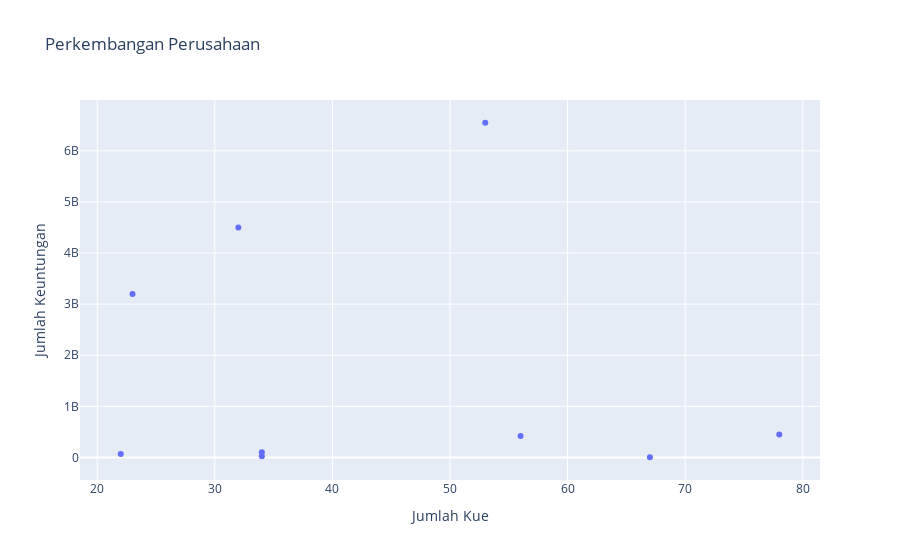

Notebook code for this chart:
### Markdown cell above
- Melihat Hubungan Antar Dua Kolom

### Code cell
visual = go.Figure()
visual.add_trace(go.Scatter(x = data_train['Jumlah Kue'], y = data_train['Keuntungan'], mode='markers'))
visual.update_layout(title = "Perkembangan Perusahaan",
                     xaxis_title = 'Jumlah Kue',
                     yaxis_title = 'Jumlah Keuntungan')

visual.show()

### Figure 1 — Plotly figure (JSON) as saved in the notebook; plotly's stock layout.template omitted (floating-point values rounded to 4 significant figures)
{"data": [{"mode": "markers", "type": "scatter", "x": [34, 22, 53, 67, 32, 78, 34, 23, 56], "y": [100000000, 66000000, 6550000000, 4000000, 4500000000, 450000000, 23000000, 3200000000, 420000000]}], "layout": {"title": {"text": "Perkembangan Perusahaan"}, "xaxis": {"title": {"text": "Jumlah Kue"}}, "yaxis": {"title": {"text": "Jumlah Keuntungan"}}}}
